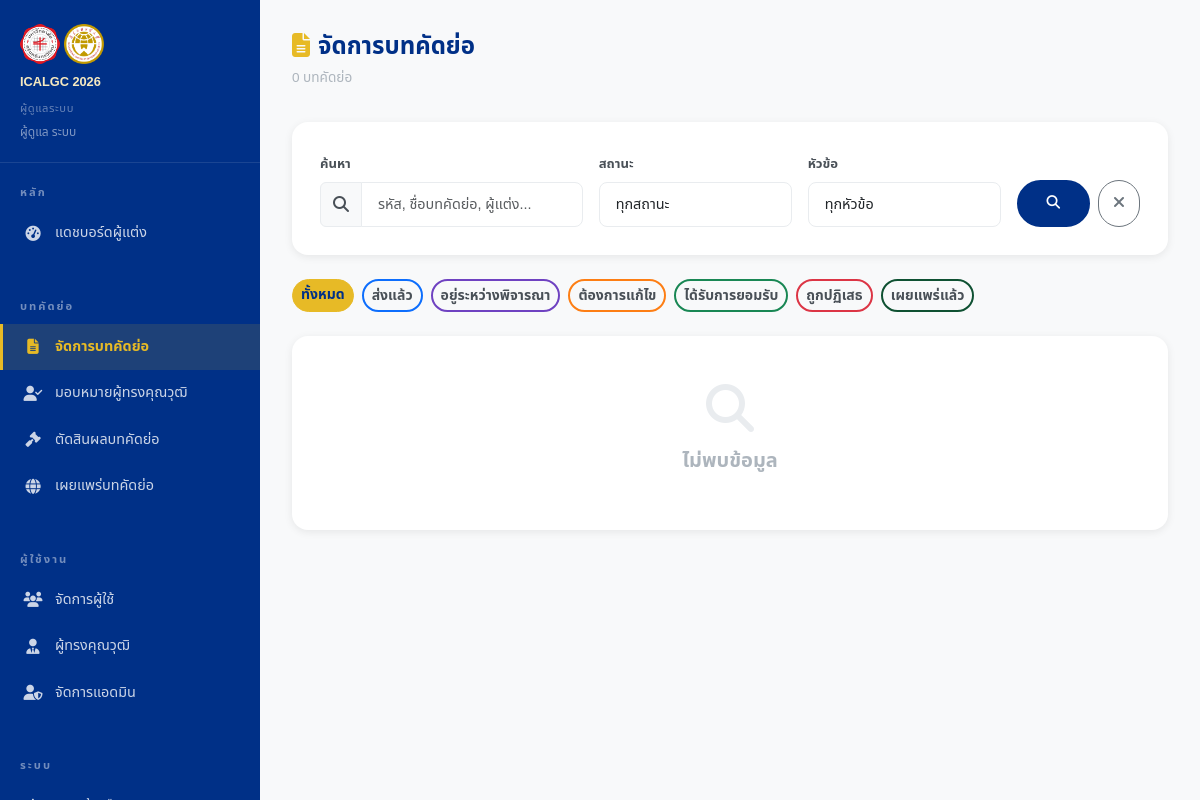
The app's page /admin/papers.php (signed in) with its own data.
### tables this page shows
CREATE TABLE IF NOT EXISTS paper_statuses (
    id          INT UNSIGNED AUTO_INCREMENT PRIMARY KEY,
    code        VARCHAR(30) UNIQUE NOT NULL,
    name_th     VARCHAR(100) NOT NULL,
    name_en     VARCHAR(100) NOT NULL,
    color_hex   VARCHAR(7) NOT NULL DEFAULT '#6c757d',
    css_class   VARCHAR(50) NOT NULL DEFAULT 'status-submitted',
    progress_step SMALLINT NOT NULL DEFAULT 0,
    description TEXT,
    created_at  TIMESTAMP NOT NULL DEFAULT CURRENT_TIMESTAMP
);

### app/helpers/functions.php (called while the page is built, shortened)
<?php
function lang(): string
{
    return $_SESSION['lang'] ?? DEFAULT_LANG;
}
function t(string $key, array $replace = []): string
{
    static $translations = [];
    $l = lang();
    if (empty($translations[$l])) {
        $file = LANG_PATH . '/' . $l . '.php';
        $translations[$l] = file_exists($file) ? require $file : [];
    }
    $text = $translations[$l][$key] ?? $key;
    return $text;
}
function e(string $s): string
{
    return htmlspecialchars($s, ENT_QUOTES | ENT_HTML5, 'UTF-8');
}
function sanitize(string $s): string
{
    return trim(strip_tags($s));
}
function get(string $key, mixed $default = ''): mixed
{
    return $_GET[$key] ?? $default;
}
function intGet(string $key, int $default = 0): int
{
    return (int)($_GET[$key] ?? $default);
}

### public/admin/papers.php (the view, shortened to what this page needs)
<?php
$_lang  = lang();
$appUrl = APP_URL;
$statusFilter = sanitize(get('status'));
$themeFilter  = intGet('theme_id');
$search       = sanitize(get('q'));
$page         = max(1, intGet('page', 1));
$perPage      = 15;
$where  = ['1=1'];
$params = [];
try {
    $db = Database::getInstance();
    $whereStr = implode(' AND ', $where);
    $cntStmt = $db->prepare("SELECT COUNT(*) FROM papers p JOIN users u ON u.id = p.submitter_id WHERE {$whereStr}");
    $cntStmt->execute($params);
    $total = (int)$cntStmt->fetchColumn();
    $pg = paginate($total, $perPage, $page);
    $stmt = $db->prepare("
        SELECT p.*, (u.first_name || ' ' || u.last_name) AS submitter_name, u.affiliation,
               ct.name_th AS theme_th, ct.name_en AS theme_en,
               ps.color_hex,
               (SELECT COUNT(*) FROM review_assignments ra WHERE ra.paper_id = p.id AND ra.assignment_status = 'completed') AS review_count
        FROM papers p
        JOIN users u ON u.id = p.submitter_id
        JOIN conference_themes ct ON ct.id = p.theme_id
        JOIN paper_statuses ps ON ps.code = p.status_code
        WHERE {$whereStr}
        ORDER BY p.submitted_at DESC
        LIMIT :lim OFFSET :off
    ");
    $stmt->bindValue(':lim', $perPage, \PDO::PARAM_INT);
    $stmt->bindValue(':off', $pg['offset'], \PDO::PARAM_INT);
    $stmt->execute();
    $papers = $stmt->fetchAll();
    $statuses = $db->query("SELECT * FROM paper_statuses ORDER BY progress_step")->fetchAll();
} catch (\Throwable $e) {
    error_log($e->getMessage());
    $papers = []; $total = 0; $pg = paginate(0,$perPage,1); $statuses = []; $themes = [];
}
$pageTitle  = $_lang==='th' ? 'จัดการบทคัดย่อ' : 'Manage Papers';
?>
<!DOCTYPE html>
<html lang="<?= $_lang ?>">
<head>
  <link href="https://cdn.jsdelivr.net/npm/bootstrap@5.3.3/dist/css/bootstrap.min.css" rel="stylesheet">
  <link href="https://cdnjs.cloudflare.com/ajax/libs/font-awesome/6.5.0/css/all.min.css" rel="stylesheet">
  <link rel="stylesheet" href="<?= $appUrl ?>/assets/css/style.css">
</head>
<body>
<div class="dashboard-wrap">
  <?php require_once __DIR__ . '/../../app/helpers/sidebar_admin.php'; ?>
  <main class="dashboard-content">
    <div class="dash-header">
      <h1 class="dash-title"><i class="fas fa-file-alt me-2" style="color:var(--gold);"></i><?= e($pageTitle) ?></h1>
      <p class="dash-breadcrumb"><?= $total ?> <?= $_lang==='th' ? 'บทคัดย่อ' : 'paper(s)' ?></p>
    </div>
    <form method="GET" class="content-card mb-4">
      <div class="row g-3 align-items-end">
        <div class="col-md-4">
          <label class="form-label fw-bold" style="font-size:.82rem;"><?= $_lang==='th' ? 'ค้นหา' : 'Search' ?></label>
          <div class="input-group">
            <span class="input-group-text"><i class="fas fa-search"></i></span>
            <input type="text" name="q" class="form-control" placeholder="<?= $_lang==='th' ? 'รหัส, ชื่อบทคัดย่อ, ผู้แต่ง...' : 'Code, title, author...' ?>"
                   value="<?= e($search) ?>">
          </div>
        </div>
        <div class="col-md-3">
          <label class="form-label fw-bold" style="font-size:.82rem;"><?= t('paper.status') ?></label>
          <select name="status" class="form-select">
            <option value=""><?= $_lang==='th' ? 'ทุกสถานะ' : 'All Statuses' ?></option>
          </select>
        </div>
        <div class="col-md-3">
          <label class="form-label fw-bold" style="font-size:.82rem;"><?= $_lang==='th' ? 'หัวข้อ' : 'Theme' ?></label>
          <select name="theme_id" class="form-select">
            <option value=""><?= $_lang==='th' ? 'ทุกหัวข้อ' : 'All Themes' ?></option>
          </select>
        </div>
        <div class="col-md-2 d-flex gap-2">
          <button type="submit" class="btn-primary-custom flex-fill" style="font-size:.85rem;padding:10px;">
            <i class="fas fa-search"></i>
          </button>
          <a href="?" class="btn btn-outline-secondary rounded-pill" style="padding:10px 14px;">
            <i class="fas fa-times"></i>
          </a>
        </div>
      </div>
    </form>
    <div class="d-flex flex-wrap gap-2 mb-4">
      <a href="?<?= http_build_query(array_diff_key($_GET, ['status'=>'','page'=>''])) ?>"
         class="btn btn-sm rounded-pill fw-bold <?= !$statusFilter?'btn-warning':'btn-outline-secondary' ?>"
         style="<?= !$statusFilter?'background:var(--gold);color:var(--blue-dark);border-color:var(--gold);':'' ?>">
        <?= t('common.all') ?>
      </a>
      <?php foreach ($statuses as $s): ?>
        <a href="?status=<?= urlencode($s['code']) ?><?= $themeFilter?"&theme_id=$themeFilter":'' ?><?= $search?"&q=".urlencode($search):'' ?>"
           class="btn btn-sm rounded-pill fw-bold"
           style="background:<?= $statusFilter===$s['code']?$s['color_hex']:'transparent' ?>;
                  color:<?= $statusFilter===$s['code']?'#fff':'var(--gray-700)' ?>;
                  border:2px solid <?= $s['color_hex'] ?>;">
          <?= e($_lang==='th'?$s['name_th']:$s['name_en']) ?>
        </a>
      <?php endforeach; ?>
    </div>
    <div class="table-card">
      <?php if (empty($papers)): ?>
        <div class="p-5 text-center">
          <i class="fas fa-search fa-3x mb-3" style="color:var(--gray-200);"></i>
          <h5 style="color:var(--gray-500);"><?= t('common.no_data') ?></h5>
        </div>
      <?php endif; ?>
    </div>
  </main>
</div>
</body>
</html>

### public/assets/css/style.css (style rules this page uses)
:root { --blue-dark: #003087; --blue-mid: #0057b7; --blue-light: #e8f0ff; --gold: #e7ba26; --gold-light: #f5e9c0; --gold-dark: #a07c10; --white: #ffffff; --gray-100: #f8f9fa; --gray-200: #e9ecef; --gray-500: #adb5bd; --gray-700: #495057; --gray-900: #212529; --success: #198754; --danger: #dc3545; --warning: #ffc107; --shadow-sm: 0 2px 8px rgba(0,0,0,.08); --shadow-md: 0 4px 20px rgba(0,0,0,.12); --shadow-lg: 0 8px 40px rgba(0,0,0,.16); --radius: 8px; --radius-lg: 16px; --transition: all 0.25s ease; --font-th: 'Noto Sans Thai', 'Sarabun', sans-serif; --font-en: 'Inter', 'Segoe UI', Arial, sans-serif; }
*, *::before, *::after { box-sizing: border-box; margin: 0; padding: 0; }
html { scroll-behavior: smooth; font-size: 16px; }
body { font-family: var(--font-th); color: var(--gray-900); background: var(--white); line-height: 1.7; -webkit-font-smoothing: antialiased; }
h1, h2, h3, h4, h5, h6 { font-weight: 700; line-height: 1.3; }
a { color: var(--blue-mid); text-decoration: none; transition: var(--transition); }
.btn-primary-custom { background: var(--blue-dark); color: var(--white); border: 2px solid var(--blue-dark); padding: 11px 28px; border-radius: 30px; font-weight: 700; font-size: .9rem; transition: var(--transition); display: inline-block; }
.form-control, .form-select { border: 1.5px solid var(--gray-200); border-radius: var(--radius); padding: 11px 16px; font-size: .9rem; transition: var(--transition); background: var(--white); color: var(--gray-900); }
.form-label { font-weight: 600; font-size: .88rem; color: var(--gray-700); margin-bottom: 6px; }
.input-group-text { background: var(--gray-100); border: 1.5px solid var(--gray-200); color: var(--gray-700); }
.dashboard-wrap { display: flex; min-height: 100vh; background: var(--gray-100); }
.dashboard-content { flex: 1; padding: 32px; overflow-x: hidden; }
.dash-header { margin-bottom: 32px; }
.dash-title { font-size: 1.5rem; font-weight: 800; color: var(--blue-dark); margin-bottom: 4px; }
.dash-breadcrumb { font-size: .85rem; color: var(--gray-500); }
.table-card { background: var(--white); border-radius: var(--radius-lg); box-shadow: var(--shadow-sm); overflow: hidden; margin-top: 24px; }
.content-card { background: var(--white); border-radius: var(--radius-lg); box-shadow: var(--shadow-sm); padding: 28px; margin-bottom: 24px; }

### records on screen
paper_statuses: name_th "ส่งแล้ว"
paper_statuses: name_th "อยู่ระหว่างพิจารณา"
paper_statuses: name_th "ต้องการแก้ไข"
paper_statuses: name_th "ได้รับการยอมรับ"
paper_statuses: name_th "ถูกปฏิเสธ"
paper_statuses: name_th "เผยแพร่แล้ว"

### other values on screen
$user['name'] "ผู้ดูแล ระบบ"
t('author.dashboard') "แดชบอร์ดผู้แต่ง"
$pageTitle "จัดการบทคัดย่อ"
$total "0"
t('paper.status') "สถานะ"
t('common.all') "ทั้งหมด"
t('common.no_data') "ไม่พบข้อมูล"
